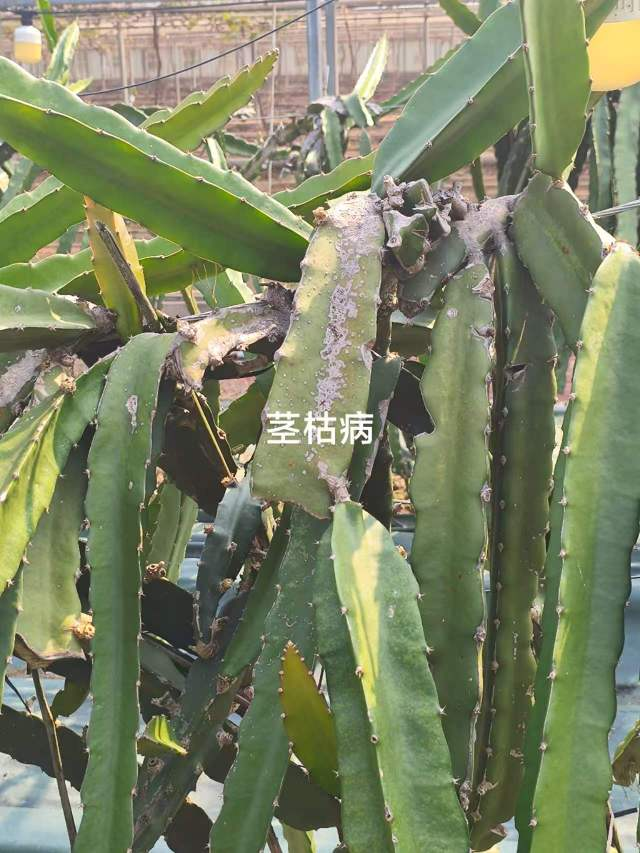
#> input picture deploy/webapp/assets/assets/images/fruit/disease1.jpg, 640 x 853 px
$ python check_corpus_quality.py ../../deploy/webapp/assets/assets/images/fruit
#> lines starting #> are read from the running program, lines starting #| are printed output that depends on the picture
### ai-service/app/services/quality/image_quality_checker.py
"""图片质量检测器 — 农业图片前置校验

检测项: 模糊度(Laplacian方差) | 亮度 | 绿色区域占比 | 分辨率 | 文件大小

集成方式:
    from app.services.quality.image_quality_checker import image_quality_checker
    result = image_quality_checker.check(image_bytes)
    if not result.is_acceptable:
        return {"error": result.rejection_message, "suggestions": result.suggestions_zh}

⚠️ 关于内存（这里踩过一次代价很大的坑，务必看完再改）
------------------------------------------------------------------
原始实现直接对**原图**做 `list(img.getdata())`：

    pixels = list(img.getdata())          # 灰度图：每像素 1 个对象
    pixels = list(img.getdata())          # RGB 图：每像素 1 个 **三元组**

对一张 4000×3000（1200 万像素）的语料照片，RGB 那一句会瞬间构造
1200 万个 tuple（≈700MB~1GB），而 AI 容器只给了 700MB 内存 ——
结果是**每次上传真实照片，AI 服务进程就被内核打死**（客户端只看到
"Empty reply from server"，容器重启次数不断上涨），而小图/坏图测试全都正常。

所以这里的铁律：**任何逐像素的 Python 循环，只允许跑在缩略图上。**
质量检测根本不需要原图分辨率（模糊度、亮度、绿色占比都是统计量），
先缩到 ANALYSIS_SIDE 以内再算，结果几乎不变，内存从 GB 级降到 MB 级。
"""
import io
import logging
from dataclasses import dataclass, field
from enum import Enum

logger = logging.getLogger(__name__)

#: 逐像素分析用的最大边长 —— 分析图越小越省内存，512 对统计量已足够
ANALYSIS_SIDE = 512

#: 绿色占比是纯采样统计，用更小的图就够
GREEN_ANALYSIS_SIDE = 128


class QualityGrade(str, Enum):
    GOOD = "good"
    ACCEPTABLE = "acceptable"
    POOR = "poor"
    REJECT = "reject"

    # [4 lines left out: function worse, not called in this run]


@dataclass
class QualityReport:
    is_acceptable: bool
    grade: QualityGrade
    score: float             # 0-100
    sharpness_score: float   # 0-100
    brightness_score: float  # 0-100
    green_ratio: float       # 0-1
    width: int = 0
    height: int = 0
    file_size_kb: int = 0
    issues: list = field(default_factory=list)
    suggestions_zh: list = field(default_factory=list)
    suggestions_lo: list = field(default_factory=list)
    rejection_message: str = ""


class ImageQualityChecker:
    """农业图片质量检测器

    阈值:
        - 最小分辨率: 200×150px
        - 最小文件: 5KB
        - 清晰度: Laplacian方差 >= 30 (REJECT) / >= 120 (GOOD)
        - 亮度: 平均像素值 40-240
        - 植被占比: ExG>20 的像素比例，>= 10% 才算"拍到了植物"（不足以剔除，仅降级提示）
    """

    MIN_WIDTH = 200
    MIN_HEIGHT = 150
    MIN_FILE_SIZE_KB = 5
    SHARPNESS_THRESHOLD = 30   # 低于此→REJECT
    SHARPNESS_GOOD = 120       # 高于此→GOOD
    BRIGHTNESS_MIN = 40
    BRIGHTNESS_MAX = 240

    # ===== 植被判定：用 ExG（Excess Green = 2G-R-B）=====
    # 这里换过一次算法，原因值得记下来：
    #   旧规则是 `g > r and g > b and g/(r+b) > 1.1`（要求绿色分量超过红蓝之和），
    #   而实拍农业照片大多是灰绿叶、黄绿叶、带阴影的叶片 —— 用老师给的 117 张
    #   真实语料实测，旧规则算出的"绿色占比"中位数是 **0.00**，也就是
    #   几乎每张真实照片都会被判成"没拍到植物"。
    #   ExG 是农业图像里的经典植被指数，同一批语料的中位数是 77.6%，
    #   只有"根部特写 / 虫体特写"这类照片会低于 10% —— 这才是符合直觉的结果。
    EXG_THRESHOLD = 20         # 2G-R-B 大于该值视为植物像素
    GREEN_RATIO_MIN = 0.10     # 低于此→POOR（不阻断识别，只提示）
    GREEN_RATIO_MAX = 0.98     # 接近纯色→可能是绿幕/纯色图
    GREEN_RATIO_IDEAL = 0.75   # 实测中位数，作为满分基准

    def check(self, image_bytes: bytes) -> QualityReport:
        issues = []
        suggestions_zh = []
        suggestions_lo = []
        grade = QualityGrade.GOOD
        file_size_kb = len(image_bytes) // 1024

        # 加载图片
        try:
            from PIL import Image, ImageOps
            img = Image.open(io.BytesIO(image_bytes))
            img.load()
            # 手机竖拍照片带 EXIF 旋转标记，不摆正会让"绿色占比/清晰度"判断失准
            img = ImageOps.exif_transpose(img)
            width, height = img.size
        except Exception as e:
            logger.warning("图片解析失败: %s", e)
            return QualityReport(
                is_acceptable=False, grade=QualityGrade.REJECT, score=0,
                sharpness_score=0, brightness_score=0, green_ratio=0,
                issues=["无法解析图片"],
                rejection_message="图片格式无效，请重新拍摄"
            )

        # 逐像素统计一律在缩略图上做 —— 见文件头注释（原图做会打爆内存）
        try:
            small = self._shrink(img, ANALYSIS_SIDE)
        except Exception as e:
            # 缩略图都做不出来时，宁可放行也不要让识别流程崩掉
            logger.warning("生成分析缩略图失败，跳过质量检测: %s", e)
            return QualityReport(
                is_acceptable=True, grade=QualityGrade.ACCEPTABLE, score=60,
                sharpness_score=60, brightness_score=60, green_ratio=0.3,
                width=width, height=height, file_size_kb=file_size_kb,
                issues=[], rejection_message=""
            )

        # 1. 分辨率
        if width < self.MIN_WIDTH or height < self.MIN_HEIGHT:
            issues.append(f"分辨率过低({width}x{height})")
            suggestions_zh.append("请使用更高分辨率的相机拍摄")
            suggestions_lo.append("ກະລຸນາໃຊ້ກ້ອງທີ່ມີຄວາມລະອຽດສູງກວ່າ")
            grade = QualityGrade.worse(grade, QualityGrade.REJECT)

        # 2. 文件大小
        if file_size_kb < self.MIN_FILE_SIZE_KB:
            issues.append(f"文件过小({file_size_kb}KB)")
            suggestions_zh.append("图片可能不完整，请重新拍摄")
            grade = QualityGrade.worse(grade, QualityGrade.POOR)

        # 3. 清晰度 (Laplacian方差)
        sharpness = self._calc_sharpness(small)
        if sharpness < self.SHARPNESS_THRESHOLD:
            issues.append(f"图片模糊(清晰度{sharpness:.0f})")
            suggestions_zh.append("请对焦清晰后拍摄")
            suggestions_lo.append("ກະລຸນາໂຟກັສໃຫ້ຊັດເຈນ")
            grade = QualityGrade.worse(grade, QualityGrade.REJECT)
        elif sharpness < self.SHARPNESS_GOOD:
            suggestions_zh.append("图片略有模糊，建议稳定拍摄")
            grade = QualityGrade.worse(grade, QualityGrade.ACCEPTABLE)
        sharpness_score = min(100, sharpness / 2.5)  # 250+ → 100

        # 4. 亮度
        brightness = self._calc_brightness(small)
        if brightness < self.BRIGHTNESS_MIN:
            issues.append(f"图片过暗(亮度{brightness:.0f})")
            suggestions_zh.append("请在光线充足处拍摄")
            suggestions_lo.append("ກະລຸນາຖ່າຍໃນບ່ອນມີແສງ")
            grade = QualityGrade.worse(grade, QualityGrade.REJECT)
        elif brightness > self.BRIGHTNESS_MAX:
            issues.append(f"图片过曝(亮度{brightness:.0f})")
            suggestions_zh.append("请避免阳光直射镜头")
            suggestions_lo.append("ກະລຸນາຫຼີກເວັ້ນແສງແດດໂດຍກົງ")
            grade = QualityGrade.worse(grade, QualityGrade.REJECT)
        brightness_score = max(0, min(100, 100 - abs(brightness - 128) / 1.28))

        # 5. 植被区域占比（ExG）
        green_ratio = self._calc_green_ratio(small)
        if green_ratio < self.GREEN_RATIO_MIN:
            issues.append(f"未见明显植物区域(植被占比{green_ratio:.1%})")
            suggestions_zh.append("请尽量把病叶/病果拍进画面")
            suggestions_lo.append("ກະລຸນາຖ່າຍໃຫ້ເຫັນໃບ ຫຼື ໝາກທີ່ເປັນພະຍາດ")
            grade = QualityGrade.worse(grade, QualityGrade.POOR)
        if green_ratio > self.GREEN_RATIO_MAX:
            issues.append(f"植被占比异常({green_ratio:.1%})，可能非真实照片")
            grade = QualityGrade.worse(grade, QualityGrade.POOR)

        # 综合评分
        if green_ratio >= self.GREEN_RATIO_IDEAL:
            green_score = max(60.0, 100 - (green_ratio - self.GREEN_RATIO_IDEAL) * 160)
        else:
            green_score = max(0.0, green_ratio / self.GREEN_RATIO_IDEAL * 100)
        score = sharpness_score * 0.4 + brightness_score * 0.3 + green_score * 0.3
        score = max(0, min(100, score))

        is_acceptable = grade != QualityGrade.REJECT
        rejection_message = ""
        if not is_acceptable:
            rejection_message = "图片质量不合格: " + "; ".join(issues) + "。请重新拍摄。"

        return QualityReport(
            is_acceptable=is_acceptable, grade=grade, score=round(score, 1),
            sharpness_score=round(sharpness_score, 1),
            brightness_score=round(brightness_score, 1),
            green_ratio=round(green_ratio, 3),
            width=width, height=height, file_size_kb=file_size_kb,
            issues=issues, suggestions_zh=suggestions_zh,
            suggestions_lo=suggestions_lo, rejection_message=rejection_message,
        )

    # ====== 内部工具 ======

    @staticmethod
    def _shrink(img, max_side: int):
        """缩到长边不超过 max_side；原图本身够小就直接用"""
        from PIL import Image
        if max(img.size) <= max_side:
            return img
        copy = img.copy()
        copy.thumbnail((max_side, max_side), Image.LANCZOS)
        return copy

    # ====== 内部计算方法 ======
    # 传进来的都是缩略图（见 check()），这里的 list(...) 只会是几十万级、不会爆内存

    def _calc_sharpness(self, img) -> float:
        """Laplacian方差 — 模仿cv2.Laplacian().var()"""
        try:
            gray = img.convert("L")
            w, h = gray.size
            if w < 3 or h < 3:
                return 0
            pixels = list(gray.getdata())      # 缩略图：512×384 ≈ 20 万项，安全
            step = max(1, min(w, h) // 150)
            vals = []
            for y in range(1, h - 1, step):
                for x in range(1, w - 1, step):
                    c = pixels[y * w + x]
                    n = pixels[(y-1)*w+x] + pixels[(y+1)*w+x] + pixels[y*w+(x-1)] + pixels[y*w+(x+1)]
                    vals.append(4 * c - n)
            if len(vals) < 10:
                return 0
            m = sum(vals) / len(vals)
            return sum((v - m) ** 2 for v in vals) / len(vals)
        except Exception as e:
            logger.warning("清晰度计算失败: %s", e)
            return 0

    def _calc_brightness(self, img) -> float:
        try:
            from PIL import ImageStat
            # ImageStat 在 C 层统计直方图，不需要把像素搬进 Python 列表
            return float(ImageStat.Stat(img.convert("L")).mean[0])
        except Exception as e:
            logger.warning("亮度计算失败: %s", e)
            return 128

    def _calc_green_ratio(self, img) -> float:
        """植被占比 = ExG(2G-R-B) 超过阈值的像素比例（详见类常量处的说明）"""
        try:
            # 植被占比只是采样统计：先缩到 128px，再逐像素判断
            small = self._shrink(img, GREEN_ANALYSIS_SIDE)
            if small.mode != "RGB":
                small = small.convert("RGB")
            pixels = list(small.getdata())     # 128×96 ≈ 1.2 万项，安全
            total = len(pixels)
            if total == 0:
                return 0.1
            sample_rate = max(1, total // 10000)
            veg = 0
            sampled = 0
            for i in range(0, total, sample_rate):
                r, g, b = pixels[i]
                if 2 * g - r - b > self.EXG_THRESHOLD:
                    veg += 1
                sampled += 1
            return veg / max(sampled, 1)
        except Exception as e:
            logger.warning("植被占比计算失败: %s", e)
            return 0.1


image_quality_checker = ImageQualityChecker()

### ai-service/tools/check_corpus_quality.py
"""用真实语料照片跑一遍质量检测 —— 校准阈值 + 验证内存安全

为什么需要这个工具：
    质量检测的阈值（清晰度 30/120、亮度 40-240、绿色占比 3%-95%）原先只在
    合成小图上试过，从没在老师给的真实照片上验证过。而"清晰度"这类指标
    与图片分辨率强相关，缩略图分析会改变它的绝对值 —— 不校准的话，
    完全可能出现"好照片被判成模糊、直接不给识别"这种最糟的体验。

用法（在生产服务器上，用同一镜像起一次性容器，不碰正在跑的服务）：

    docker run --rm --memory 700m -v /opt/laos-cn-APP/raw_materials:/corpus:ro \
        laos-agri/ai:latest python3 tools/check_corpus_quality.py /corpus

    # 只看前 50 张、按清晰度排序
    docker run --rm -v /opt/laos-cn-APP/raw_materials:/corpus:ro \
        laos-agri/ai:latest python3 tools/check_corpus_quality.py /corpus --limit 50
"""
import argparse
import os
import sys
import time

try:                        # resource 只有 Linux/macOS 有；Windows 上跳过内存统计
    import resource
except ImportError:         # pragma: no cover
    resource = None

sys.path.insert(0, os.path.dirname(os.path.dirname(os.path.abspath(__file__))))

from app.services.quality.image_quality_checker import image_quality_checker  # noqa: E402

EXTS = (".jpg", ".jpeg", ".png", ".webp", ".bmp")


def collect(root: str, limit: int = 0):
    found = []
    for dirpath, _dirnames, filenames in os.walk(root):
        for name in sorted(filenames):
            if name.lower().endswith(EXTS):
                found.append(os.path.join(dirpath, name))
    found.sort()
    return found[:limit] if limit else found


def main() -> int:
    ap = argparse.ArgumentParser()
    ap.add_argument("root", help="语料目录")
    ap.add_argument("--limit", type=int, default=0, help="最多处理多少张（0=全部）")
    args = ap.parse_args()

    paths = collect(args.root, args.limit)
    if not paths:
        print(f"[!] {args.root} 下没找到图片")
        return 1

    print(f"共 {len(paths)} 张，开始检测（容器内存上限应设为 700m 以复现生产环境）\n")
    print(f"{'清晰度':>8} {'亮度':>6} {'绿色':>6} {'等级':>10} {'耗时ms':>7}  文件")
    print("-" * 100)

    sharpness_values = []
    grade_count = {}
    failed = []
    t_all = time.time()

    for p in paths:
        try:
            with open(p, "rb") as f:
                data = f.read()
            t0 = time.time()
            r = image_quality_checker.check(data)
#> in check, img is the input picture: PIL image 640x853 RGB; mean R, G, B 123.2, 131.2, 100
#> in _calc_sharpness, `gray = img.convert("L")`:
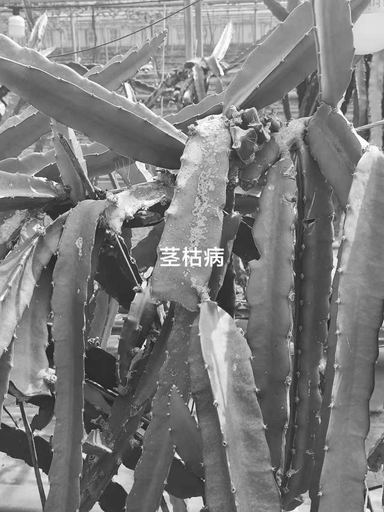
#> gray: PIL image 384x512 L; min 24, max 255, mean 125.3
#> in _calc_sharpness, `pixels = list(gray.getdata())`: pixels = 196608 items
#> after the loop in _calc_sharpness, `for y in range(1, h - 1, step):`: vals = 48705 items
#> in _calc_sharpness, `m = sum(vals) / len(vals)`: m = -0.0405
#> in check, `sharpness = self._calc_sharpness(small)`: sharpness = 1620.6
#> in check, `sharpness_score = min(100, sharpness / 2.5)`: sharpness_score = 100
#> in check, `brightness = self._calc_brightness(small)`: brightness = 125.3
#> in check, `brightness_score = max(0, min(100, 100 - abs(brightness - 128) / 1.28))`: brightness_score = 97.85
#> call 2 of _shrink, with max_side = 128
#> in _shrink (call 2), `copy.thumbnail((max_side, max_side), Image.LANCZOS)`:
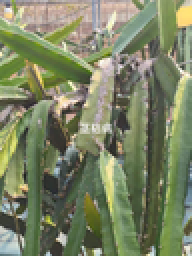
#> copy: PIL image 96x128 RGB (shown 2 times larger); mean R, G, B 123.3, 131.3, 100.2
#> in _calc_green_ratio, `pixels = list(small.getdata())`: pixels = 12288 items, first 6: (134, 137, 157), (143, 147, 160), (150, 155, 163), (140, 151, 168), (146, 148, 170), (167, 173, 133)
#> in _calc_green_ratio, `total = len(pixels)`: total = 12288
#> in _calc_green_ratio, `sample_rate = max(1, total // 10000)`: sample_rate = 1
#> the loop in _calc_green_ratio, `for i in range(0, total, sample_rate):` made 12288 passes
#> (r, g, b) on passes 1 to 12: (134, 137, 157), (143, 147, 160), (150, 155, 163), (140, 151, 168), (146, 148, 170), (167, 173, 133), (140, 171, 53), (153, 168, 125), (149, 146, 163), (164, 157, 164), (166, 160, 164), (155, 153, 156)
#> after the loop in _calc_green_ratio, `for i in range(0, total, sample_rate):`: sampled = 12288; veg = 8310
#> in check, `green_ratio = self._calc_green_ratio(small)`: green_ratio = 0.676
#> in check, `green_score = max(0.0, green_ratio / self.GREEN_RATIO_IDEAL * 100)`: green_score = 90.17
#> in check, `score = sharpness_score * 0.4 + brightness_score * 0.3 + green_score *..`: score = 96.41
            ms = int((time.time() - t0) * 1000)
            sharpness_values.append(r.sharpness_score)
            grade_count[r.grade.value] = grade_count.get(r.grade.value, 0) + 1
            name = os.path.basename(p)
            if len(name) > 46:
                name = name[:22] + "…" + name[-22:]
            print(f"{r.sharpness_score:8.1f} {r.brightness_score:6.1f} {r.green_ratio:6.2f} "
                  f"{r.grade.value:>10} {ms:7d}  {name}")
#|    100.0   97.9   0.68       good     172  disease1.jpg
        except Exception as e:      # 单张失败不能影响整体统计
            failed.append((p, repr(e)))
            print(f"{'ERR':>8} {'':>6} {'':>6} {'':>10} {'':>7}  {os.path.basename(p)} -> {e}")
#> pass 2 of the loop in main, `for p in paths:`:
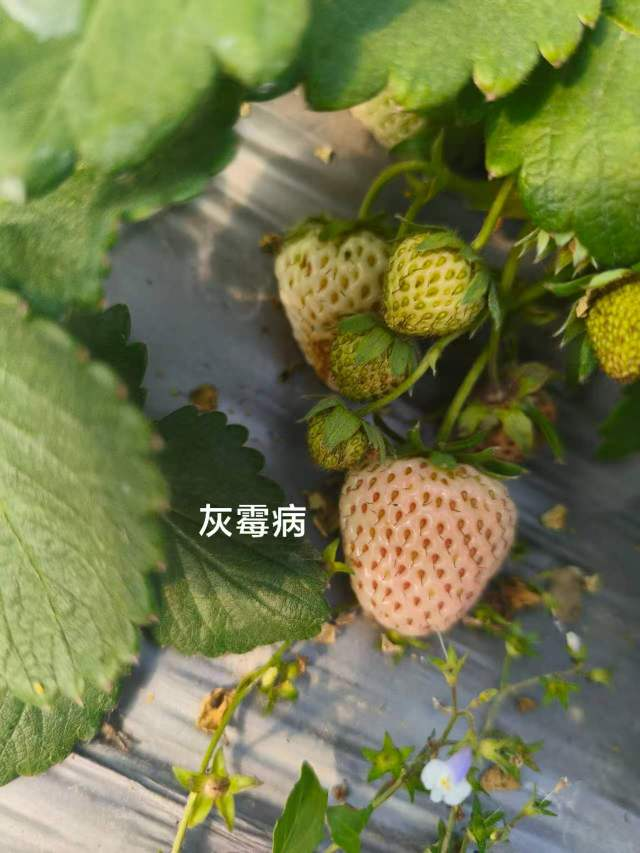
#> input picture deploy/webapp/assets/assets/images/fruit/disease2.jpg, 640 x 853 px
#> in check, img is the input picture: PIL image 640x853 RGB; mean R, G, B 115.4, 121.4, 75.7
#> copy: PIL image 384x512 RGB
#> in _calc_sharpness (call 2), `gray = img.convert("L")`:
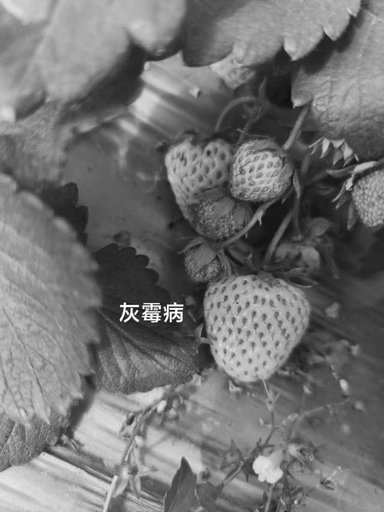
#> gray: PIL image 384x512 L; min 15, max 255, mean 114.4
#> m = 0.104
#> sharpness = 440.3
#> brightness = 114.4
#> brightness_score = 89.36
#> in _shrink (call 4), `copy.thumbnail((max_side, max_side), Image.LANCZOS)`:
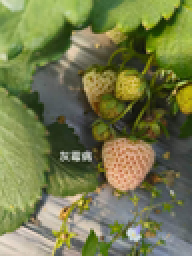
#> copy: PIL image 96x128 RGB (shown 2 times larger); mean R, G, B 115.5, 121.5, 75.8
#> the loop in _calc_green_ratio (call 2), `for i in range(0, total, sample_rate):` made 12288 passes
#> (r, g, b) on passes 1 to 8: (198, 212, 166), (220, 226, 193), (215, 221, 195), (199, 210, 181), (196, 209, 168), (196, 211, 167), (198, 213, 169), (193, 212, 166)
#|    100.0   89.4   0.63       good     140  disease2.jpg

    peak_mb = (resource.getrusage(resource.RUSAGE_SELF).ru_maxrss / 1024) if resource else -1
    print("-" * 100)
    if peak_mb >= 0:
        print(f"总耗时 {time.time() - t_all:.1f}s   进程内存峰值 {peak_mb:.0f} MB（容器上限 700MB）")
    else:
        print(f"总耗时 {time.time() - t_all:.1f}s   （当前系统不支持内存统计）")
    if sharpness_values:
        s = sorted(sharpness_values)
        print(f"清晰度得分: 最低 {s[0]:.1f} / 中位 {s[len(s)//2]:.1f} / 最高 {s[-1]:.1f}")
#| 清晰度得分: 最低 100.0 / 中位 100.0 / 最高 100.0
        print("等级分布: " + ", ".join(f"{k}={v}" for k, v in sorted(grade_count.items())))
#| 等级分布: good=2
        rejected = grade_count.get("reject", 0)
        if rejected:
            print(f"\n⚠ 有 {rejected} 张被判为 reject（不会送去识别）。"
                  f"若其中包含肉眼清晰的正常照片，说明清晰度阈值需要下调。")
    if failed:
        print(f"\n⚠ {len(failed)} 张处理失败（不应出现，请把文件名报给开发）：")
        for p, err in failed[:10]:
            print("   ", os.path.basename(p), err)

    return 0


if __name__ == "__main__":
    raise SystemExit(main())
#> (the program exits here)
